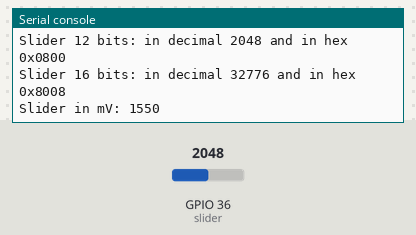
Recording of a program running on a simulated ESP32 board running MicroPython. Parts: the last lines printed to the serial console. The test bench sets the inputs (shaded band); at power-on: GPIO 36 (slider) = 2048 (analog values on the 0–4095 scale).

Above: at 1.2 s.
1.3 s: GPIO 36 (slider) set to 2866
At 1.9 s:
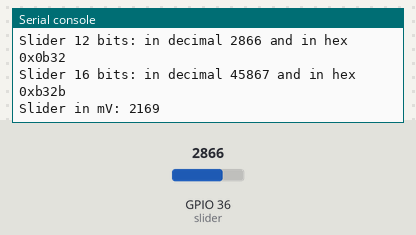
3.0 s: GPIO 36 (slider) set to 3603
At 3.4 s:
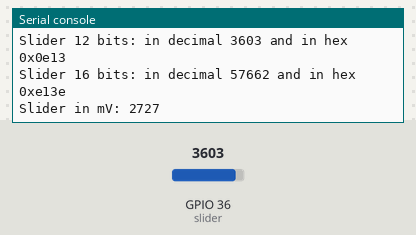
4.5 s: GPIO 36 (slider) set to 4095
At 4.9 s:
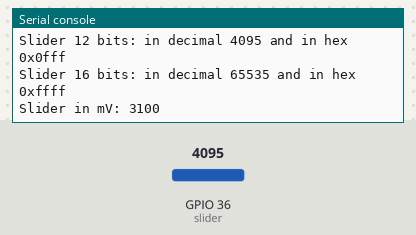
6.0 s: GPIO 36 (slider) set to 2047
At 6.4 s:
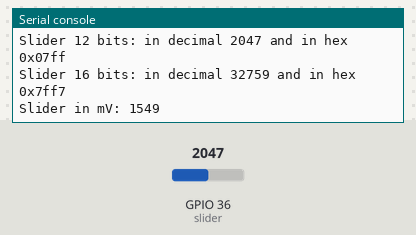
7.5 s: GPIO 36 (slider) set to 1228
At 7.9 s:
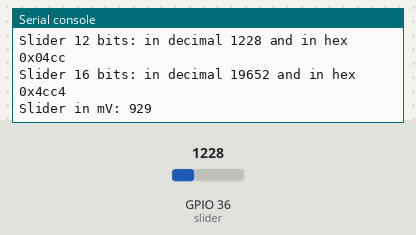
9.0 s: GPIO 36 (slider) set to 491
At 9.4 s:
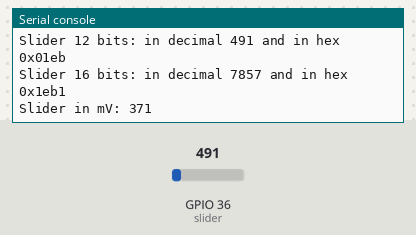
Timing chart, 0 to 11.5 s (numbered marks = the images above; inputs shaded):
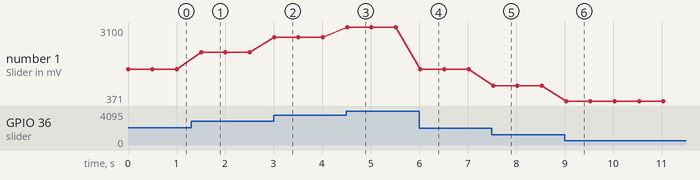

Measured:
- after the input at 1.3 s, the serial console: prints a new line after 0.21 s (image 1)
- after the input at 3.0 s, the serial console: prints a new line at once (image 2)
- after the input at 4.5 s, the serial console: prints a new line at once (image 3)
- after the input at 6.0 s, the serial console: prints a new line at once (image 4)
- after the input at 7.5 s, the serial console: prints a new line at once (image 5)
- after the input at 9.0 s, the serial console: prints a new line at once (image 6)
- plotted number 1: 1550 → 2169 after the input at 1.3 s, 2169 → 2727 after the input at 3.0 s, 2727 → 3100 after the input at 4.5 s, 3100 → 1549 after the input at 6.0 s, 1549 → 929 after the input at 7.5 s

The program:

adc.py
```python
# (licence header left out)
from machine import Pin, ADC
from time import sleep_ms

slider = ADC(Pin(36),atten=ADC.ATTN_11DB)  # create ADC object on ADC pin 36

while True:
    s12 = slider.read()
    s16 = slider.read_u16()
    smV = slider.read_uv()//1000  # value is in micro Volt with a resolution of 1 milli Volt
    print("Slider 12 bits: in decimal {:d} and in hex 0x{:04x}".format(s12,s12))
    print("Slider 16 bits: in decimal {:d} and in hex 0x{:04x}".format(s16,s16))
    print("Slider in mV: {:d}".format(smV))
    sleep_ms(500)
```
